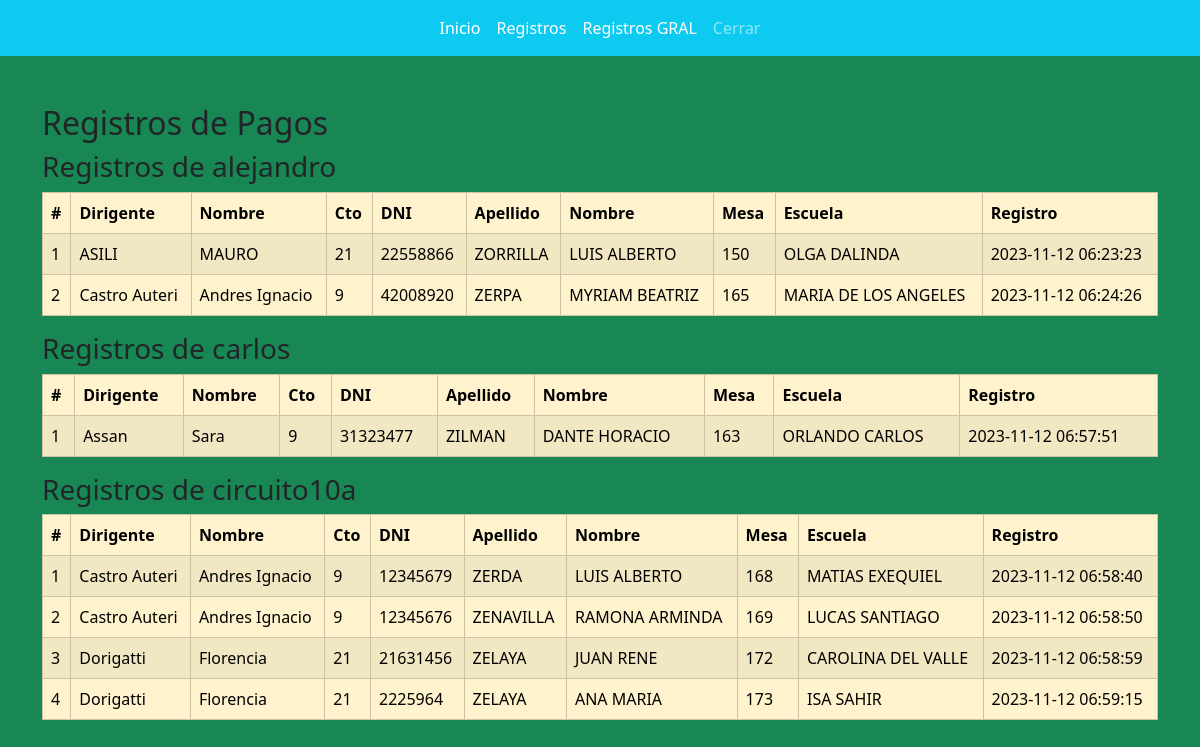
The page /ver_registros_gral.php on the database its author committed.
### tables this page shows
CREATE TABLE `pagos_registrados` (
  `id` int(11) NOT NULL,
  `apellido_dir` varchar(255) DEFAULT NULL,
  `nombre_dir` varchar(255) DEFAULT NULL,
  `cto_dir` varchar(255) DEFAULT NULL,
  `dni` varchar(255) DEFAULT NULL,
  `apellido` varchar(255) DEFAULT NULL,
  `nombre` varchar(255) DEFAULT NULL,
  `mesa` int(11) DEFAULT NULL,
  `escuela` varchar(255) DEFAULT NULL,
  `registro` timestamp NOT NULL DEFAULT current_timestamp(),
  `usuario_registro` varchar(255) DEFAULT NULL
);

### ver_registros_gral.php (the view, shortened to what this page needs)
<?php
$servername = "localhost";
$username = "ourjxora_alejandro";
$password = "Meri0803";
$dbname = "ourjxora_dirigentes";
$conn = new mysqli($servername, $username, $password, $dbname);
$sql = "SELECT * FROM pagos_registrados ORDER BY usuario_registro, id";
$result = $conn->query($sql);
?>
<!DOCTYPE html>
<html>
<head>
  <link href="https://cdn.jsdelivr.net/npm/bootstrap@5.3.2/dist/css/bootstrap.min.css" rel="stylesheet">
</head>
<body class="bg-success">
<?php include "nav1.php" ?>
<div class="container mt-5">
    <h2>Registros de Pagos</h2>
    <?php
    if ($result->num_rows > 0) {
        $current_user = "";
        $counter = 1;
        while ($row = $result->fetch_assoc()) {
            if ($current_user != $row["usuario_registro"]) {
                if ($current_user != "") {
                    echo "</tbody></table>";
                }
                $current_user = $row["usuario_registro"];
                $counter = 1;
                echo "<h3>Registros de " . htmlspecialchars($current_user) . "</h3>";
                echo "<table class='table-warning table table-striped table-bordered'>";
                echo "<thead><tr><th>#</th><th>Dirigente</th><th>Nombre</th><th>Cto</th><th>DNI</th><th>Apellido</th><th>Nombre</th><th>Mesa</th><th>Escuela</th><th>Registro</th></tr></thead>";
                echo "<tbody>";
            }
            echo "<tr>";
            echo "<td>".$counter."</td>";
            echo "<td>".$row["apellido_dir"]."</td>";
            echo "<td>".$row["nombre_dir"]."</td>";
            echo "<td>".$row["cto_dir"]."</td>";
            echo "<td>".$row["dni"]."</td>";
            echo "<td>".$row["apellido"]."</td>";
            echo "<td>".$row["nombre"]."</td>";
            echo "<td>".$row["mesa"]."</td>";
            echo "<td>".$row["escuela"]."</td>";
            echo "<td>".$row["registro"]."</td>";
            echo "</tr>";
            $counter++;
        }
        echo "</tbody></table>";
    } else {
        echo "<p>No se encontraron registros.</p>";
    }
    ?>
</div>
</body>
</html>

### rows shown on the page
pagos_registrados: usuario_registro "alejandro", usuario_registro "1", apellido_dir "ASILI", nombre_dir "MAURO", cto_dir "21", dni "22558866", apellido "ZORRILLA", nombre "LUIS ALBERTO", mesa "150", escuela "OLGA DALINDA", registro "2023-11-12 06:23:23"
pagos_registrados: counter "2", apellido_dir "Castro Auteri", nombre_dir "Andres Ignacio", cto_dir "9", dni "42008920", apellido "ZERPA", nombre "MYRIAM BEATRIZ", mesa "165", escuela "MARIA DE LOS ANGELES", registro "2023-11-12 06:24:26"
pagos_registrados: usuario_registro "carlos", counter "1", apellido_dir "Assan", nombre_dir "Sara", cto_dir "9", dni "31323477", apellido "ZILMAN", nombre "DANTE HORACIO", mesa "163", escuela "ORLANDO CARLOS", registro "2023-11-12 06:57:51"
pagos_registrados: usuario_registro "circuito10a", counter "1", apellido_dir "Castro Auteri", nombre_dir "Andres Ignacio", cto_dir "9", dni "12345679", apellido "ZERDA", nombre "LUIS ALBERTO", mesa "168", escuela "MATIAS EXEQUIEL", registro "2023-11-12 06:58:40"
pagos_registrados: counter "2", apellido_dir "Castro Auteri", nombre_dir "Andres Ignacio", cto_dir "9", dni "12345676", apellido "ZENAVILLA", nombre "RAMONA ARMINDA", mesa "169", escuela "LUCAS SANTIAGO", registro "2023-11-12 06:58:50"
pagos_registrados: counter "3", apellido_dir "Dorigatti", nombre_dir "Florencia", cto_dir "21", dni "21631456", apellido "ZELAYA", nombre "JUAN RENE", mesa "172", escuela "CAROLINA DEL VALLE", registro "2023-11-12 06:58:59"
pagos_registrados: counter "4", apellido_dir "Dorigatti", nombre_dir "Florencia", cto_dir "21", dni "2225964", apellido "ZELAYA", nombre "ANA MARIA", mesa "173", escuela "ISA SAHIR", registro "2023-11-12 06:59:15"
